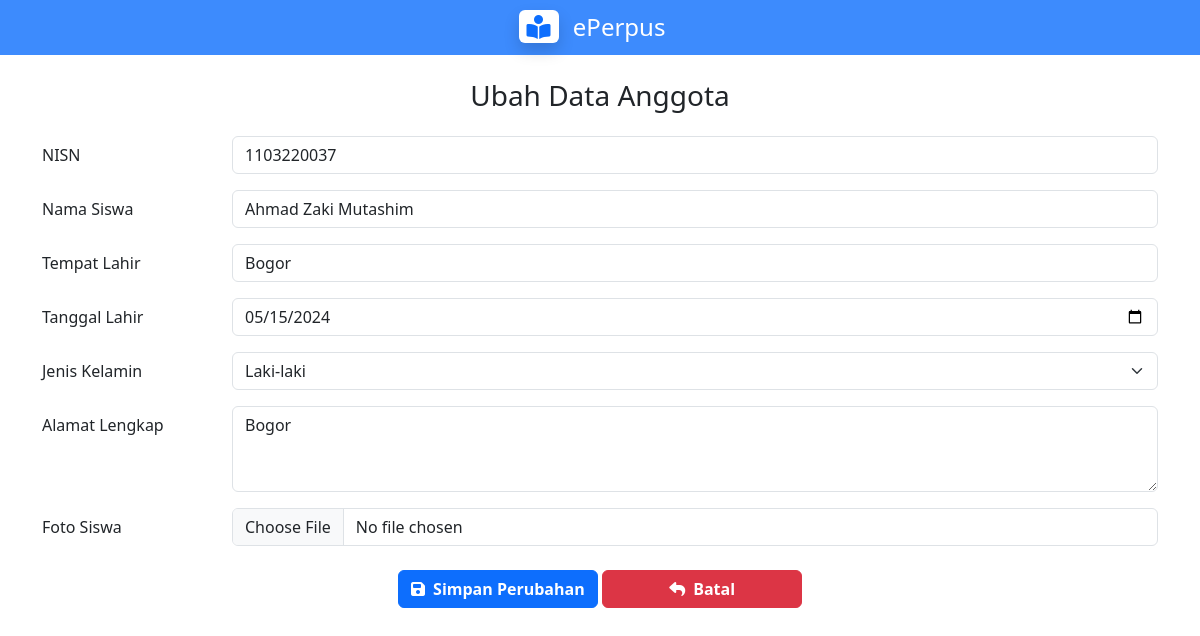
The page /AnggotaSection/ubah.php?nisn=1103220037 on the database its author committed.
### tables this page shows
CREATE TABLE `tbl_siswa` (
  `nisn` varchar(25) NOT NULL,
  `nama` varchar(255) NOT NULL,
  `tempat_lahir` varchar(50) NOT NULL,
  `tanggal_lahir` date NOT NULL,
  `jenis_kelamin` varchar(25) NOT NULL,
  `alamat` text NOT NULL,
  `foto` varchar(25) NOT NULL
);

### loginKey.php (called while the page is built, shortened)
<?php
include 'koneksi.php';
$query = "SELECT * FROM tbl_login";
$sql = mysqli_query($conn, $query);
$result = mysqli_fetch_assoc($sql);
$login = $result['id'];
?>

### AnggotaSection/ubah.php (the view, shortened to what this page needs)
<?php
include '../koneksi.php';
include '../loginKey.php';
$nisn = $_GET['nisn'];
$query = "SELECT * FROM tbl_siswa WHERE nisn = '$nisn'";
$sql = mysqli_query($conn, $query);
$result = mysqli_fetch_assoc($sql);
$tempat_lahir = $result['tempat_lahir'];
$tanggal_lahir = $result['tanggal_lahir'];
$jenis_kelamin = $result['jenis_kelamin'];
$alamat = $result['alamat'];
$nama = $result['nama'];
?>
<!DOCTYPE html>
<html lang="en">
<head>
    <link rel="stylesheet" href="https://cdn.jsdelivr.net/npm/bootstrap@5.3.3/dist/css/bootstrap.min.css">
    <link rel="stylesheet" href="https://cdnjs.cloudflare.com/ajax/libs/font-awesome/6.5.2/css/all.min.css">
</head>
<body>
    <div class="main-container">
        <div class="content">
            <nav class="navbar navbar-dark justify-content-center" style="background-color: #3D8BFD;">
                <a class="navbar-brand" href="../index.php?login=<?php echo $login ?>">
                    <h1 class="fs-4 m-0"><span class="bg-white text-primary rounded shadow px-2 me-2"><i
                                class="fa-solid fa-book-open-reader"></i></span> <span class="text-white">ePerpus</span>
                    </h1>
                </a>
            </nav>
            <h3 class="mt-4 text-center">Ubah Data Anggota</h3>
            <div class="container mt-4">
                <form method="POST" action="ubahApi.php" enctype="multipart/form-data">
                    <div class="mb-3 row">
                        <label for="nisn" class="col-sm-2 col-form-label">NISN</label>
                        <div class="col">
                            <input required type="text" class="form-control" id="nisn" name="nisn"
                                placeholder="1234567890" value="<?php echo $nisn; ?>">
                        </div>
                    </div>
                    <div class="mb-3 row">
                        <label for="nama" class="col-sm-2 col-form-label">Nama Siswa</label>
                        <div class="col">
                            <input required type="text" class="form-control" id="nama" name="nama_siswa"
                                placeholder="John Doe" value="<?php echo $nama; ?>">
                        </div>
                    </div>
                    <div class="mb-3 row">
                        <label for="tempat_lahir" class="col-sm-2 col-form-label">Tempat Lahir</label>
                        <div class="col">
                            <input required type="text" class="form-control" id="tempat_lahir" name="tempat_lahir"
                                placeholder="Jakarta" value="<?php echo $tempat_lahir; ?>">
                        </div>
                    </div>
                    <div class="mb-3 row">
                        <label for="tanggal_lahir" class="col-sm-2 col-form-label">Tanggal Lahir</label>
                        <div class="col">
                            <input required type="date" class="form-control" id="tanggal_lahir" name="tanggal_lahir"
                                value="<?php echo $tanggal_lahir; ?>">
                        </div>
                    </div>
                    <div class="mb-3 row">
                        <label for="jenis_kelamin" class="col-sm-2 col-form-label">Jenis Kelamin</label>
                        <div class="col">
                            <select required id="jenis_kelamin" name="jenis_kelamin" class="form-select">
                                <option <?php if ($jenis_kelamin == 'Laki-laki') {
                                    echo "selected";
                                } ?>   value="Laki-laki">
                                    Laki-laki</option>
                            </select>
                        </div>
                    </div>
                    <div class="mb-3 row">
                        <label for="alamat" class="col-sm-2 col-form-label">Alamat Lengkap</label>
                        <div class="col">
                            <textarea required class="form-control" id="alamat" name="alamat"
                                rows="3"><?php echo $alamat; ?></textarea>
                        </div>
                    </div>
                    <div class="mb-3 row">
                        <label for="foto" class="col-sm-2 col-form-label">Foto Siswa</label>
                        <div class="col">
                            <input class="form-control" type="file" id="foto" name="foto" accept="image/*">
                        </div>
                    </div>
                    <div class="mb-3 row mt-4 text-center">
                        <div class="col">
                            <button type="submit" name="aksi" value="edit" class="btn btn-primary fw-bold"
                                style="width: 200px;"><i class="fa-solid fa-floppy-disk"></i>&ensp;Simpan
                                Perubahan</button>
                            <a href="../index.php?login=<?php echo $login ?>" type="button" class="btn btn-danger fw-bold" style="width: 200px;"><i
                                    class="fa fa-reply" aria-hidden="true"></i>&ensp;Batal</a>
                        </div>
                    </div>
                </form>
            </div>
        </div>
    </div>
</body>
</html>

### rows shown on the page
tbl_siswa: nama_siswa "Ahmad Zaki Mutashim", tempat_lahir "Bogor", tanggal_lahir "05/15/2024", jenis_kelamin "Laki-laki", alamat "Bogor"
